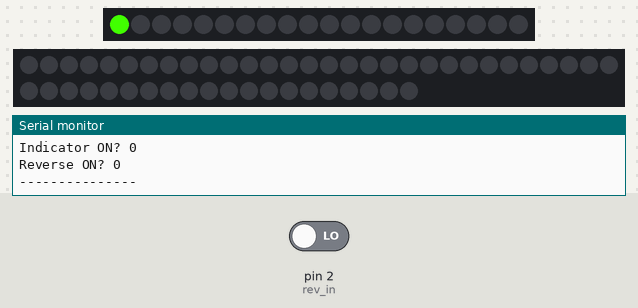
A sketch run on a simulated Arduino Uno, built with avr-gcc and run on an emulated ATmega328P. Parts: 20 RGB LEDs in strip order, left to right, 50 RGB LEDs in strip order, left to right, continuing on the next row, the last lines printed to the serial monitor. The test bench sets the inputs (shaded band); at power-on: pin 2 (rev_in) LOW. Colours are those a GRB WS2812 strip shows for the declared byte order.

Above: at 0.16 s.
At 63.38 s:
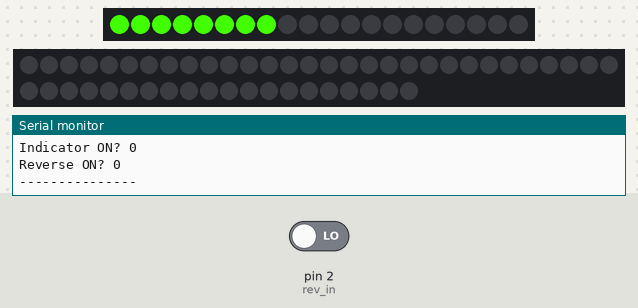
At 126.74 s:
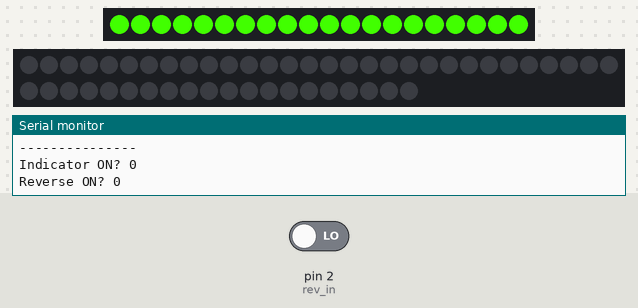

The sketch:

Dynamic_indicator_light.ino
```cpp
#define ESP8266
#define FASTLED_ESP8266_RAW_PIN_ORDER
#include <FastLED.h>

/** In my Audi A5 I will use the same led strip for the
 *  dynamic-turn signal and for the reverse light.
 *  Because of this, the data output pin is the same (3)
 *  and the number of leds too.
 *  Anyway I'm writing the code in a more general way for applying in various use-cases.
 **/

#define ind_in 1
#define ind_data 0
#define ind_count 20
#define blink_time 550 //ms
CRGB ind_leds[ind_count];

/*----------- Reverse Light -----------*/
#define rev_in 2
#define rev_data 0  //same pin of ind_data for me
#define rev_count 50
CRGB rev_leds[rev_count];

#define COLOR_ORDER RGB


void setup()
{
    Serial.begin(115200);
    pinMode(ind_in, INPUT);
    pinMode(ind_data, OUTPUT);
    pinMode(rev_in, INPUT);
    pinMode(rev_data, OUTPUT);

    FastLED.addLeds<WS2812, ind_data, COLOR_ORDER>
                    (ind_leds, ind_count);
    FastLED.addLeds<WS2812, rev_data, COLOR_ORDER>
                    (rev_leds, rev_count);

}

void loop()
{
    int ind_on = digitalRead(ind_in);
    int rev_on = digitalRead(rev_in);
    Serial.println("Indicator ON? "+ (String)ind_on);
    Serial.println("Reverse ON? "+ (String)ind_on);

    /*if( ind_on == HIGH )
        blink();
    else  reverse();*/
    Serial.println("---------------");
    blink();
}

void blink()
{
    FastLED.clear(true);
    for(byte i=0; i<ind_count; i++){
        ind_leds[i].setRGB(255, 65, 0);

        FastLED.show();
        delay( (blink_time-150)/ind_count);
    }
    delay(150);
    /*waits a bit with the full bar enlighted
        then the car relay will automatically shut-down the system */

}

void reverse()
{
    FastLED.clear(true);
    for(byte i=0; i<rev_count; i++){
        rev_leds[i].setRGB(255, 255, 210);
        //rev_leds[i] = CRGB::White;
        rev_leds[i].maximizeBrightness();
    }
    FastLED.show();
    while(true){ delay(INT32_MAX); }   //unless the car relay shuts down the power}
}
```
